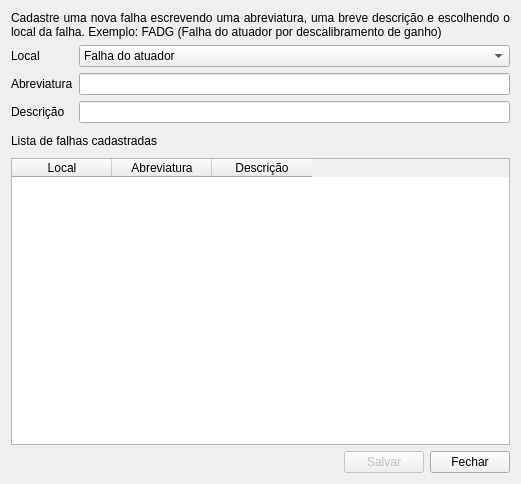
<?xml version="1.0" encoding="UTF-8"?>
<ui version="4.0">
 <class>ConfigFalhas</class>
 <widget class="QDialog" name="ConfigFalhas">
  <property name="geometry">
   <rect>
    <x>0</x>
    <y>0</y>
    <width>521</width>
    <height>484</height>
   </rect>
  </property>
  <property name="windowTitle">
   <string>Configuração das falhas do sistema</string>
  </property>
  <layout class="QGridLayout" name="gridLayout">
   <item row="0" column="0">
    <widget class="QLabel" name="label_4">
     <property name="text">
      <string>Cadastre uma nova falha escrevendo uma abreviatura, uma breve descrição e escolhendo o local da falha. Exemplo: FADG (Falha do atuador por descalibramento de ganho)</string>
     </property>
     <property name="alignment">
      <set>Qt::AlignJustify|Qt::AlignVCenter</set>
     </property>
     <property name="wordWrap">
      <bool>true</bool>
     </property>
    </widget>
   </item>
   <item row="1" column="0">
    <layout class="QHBoxLayout" name="horizontalLayout_2">
     <item>
      <layout class="QVBoxLayout" name="verticalLayout_2">
       <item>
        <widget class="QLabel" name="label_7">
         <property name="text">
          <string>Local</string>
         </property>
        </widget>
       </item>
       <item>
        <widget class="QLabel" name="label_6">
         <property name="text">
          <string>Abreviatura</string>
         </property>
        </widget>
       </item>
       <item>
        <widget class="QLabel" name="label_5">
         <property name="text">
          <string>Descrição</string>
         </property>
        </widget>
       </item>
      </layout>
     </item>
     <item>
      <layout class="QVBoxLayout" name="verticalLayout">
       <item>
        <widget class="QComboBox" name="local">
         <property name="toolTip">
          <string>Local da falha</string>
         </property>
         <item>
          <property name="text">
           <string>Falha do atuador</string>
          </property>
         </item>
         <item>
          <property name="text">
           <string>Falha do sensor</string>
          </property>
         </item>
         <item>
          <property name="text">
           <string>Falha do sistema</string>
          </property>
         </item>
        </widget>
       </item>
       <item>
        <widget class="QLineEdit" name="abrv">
         <property name="toolTip">
          <string>Abreviatura da falha (Limite de 10 caracteres)</string>
         </property>
         <property name="maxLength">
          <number>10</number>
         </property>
        </widget>
       </item>
       <item>
        <widget class="QLineEdit" name="descricao">
         <property name="toolTip">
          <string>Descrição da falha (Limite de 50 caracteres)</string>
         </property>
         <property name="text">
          <string/>
         </property>
         <property name="maxLength">
          <number>80</number>
         </property>
        </widget>
       </item>
      </layout>
     </item>
    </layout>
   </item>
   <item row="2" column="0">
    <layout class="QHBoxLayout" name="horizontalLayout_4">
     <item>
      <widget class="QLabel" name="label_3">
       <property name="text">
        <string>Lista de falhas cadastradas</string>
       </property>
      </widget>
     </item>
     <item>
      <spacer name="horizontalSpacer_3">
       <property name="orientation">
        <enum>Qt::Horizontal</enum>
       </property>
       <property name="sizeHint" stdset="0">
        <size>
         <width>153</width>
         <height>20</height>
        </size>
       </property>
      </spacer>
     </item>
     <item>
      <layout class="QHBoxLayout" name="horizontalLayout">
       <item>
        <widget class="QToolButton" name="adicionar">
         <property name="toolTip">
          <string>Adicionar falha</string>
         </property>
         <property name="icon">
          <iconset resource="../imgs/imgs.qrc">
           <normaloff>:/imgs/adicionar.png</normaloff>:/imgs/adicionar.png</iconset>
         </property>
         <property name="autoRaise">
          <bool>true</bool>
         </property>
        </widget>
       </item>
       <item>
        <widget class="QToolButton" name="remover">
         <property name="toolTip">
          <string>Remover falha</string>
         </property>
         <property name="icon">
          <iconset resource="../imgs/imgs.qrc">
           <normaloff>:/imgs/remover.png</normaloff>:/imgs/remover.png</iconset>
         </property>
         <property name="autoRaise">
          <bool>true</bool>
         </property>
        </widget>
       </item>
      </layout>
     </item>
    </layout>
   </item>
   <item row="3" column="0">
    <widget class="QTableWidget" name="falhas_cad">
     <property name="toolTip">
      <string>Falhas cadastradas</string>
     </property>
     <property name="editTriggers">
      <set>QAbstractItemView::NoEditTriggers</set>
     </property>
     <property name="tabKeyNavigation">
      <bool>false</bool>
     </property>
     <property name="selectionMode">
      <enum>QAbstractItemView::SingleSelection</enum>
     </property>
     <property name="gridStyle">
      <enum>Qt::DotLine</enum>
     </property>
     <property name="sortingEnabled">
      <bool>true</bool>
     </property>
     <attribute name="verticalHeaderVisible">
      <bool>false</bool>
     </attribute>
     <column>
      <property name="text">
       <string>Local</string>
      </property>
     </column>
     <column>
      <property name="text">
       <string>Abreviatura</string>
      </property>
     </column>
     <column>
      <property name="text">
       <string>Descrição</string>
      </property>
     </column>
    </widget>
   </item>
   <item row="4" column="0">
    <layout class="QHBoxLayout" name="horizontalLayout_3">
     <item>
      <spacer name="horizontalSpacer_2">
       <property name="orientation">
        <enum>Qt::Horizontal</enum>
       </property>
       <property name="sizeHint" stdset="0">
        <size>
         <width>153</width>
         <height>20</height>
        </size>
       </property>
      </spacer>
     </item>
     <item>
      <widget class="QPushButton" name="salvar">
       <property name="enabled">
        <bool>false</bool>
       </property>
       <property name="toolTip">
        <string>Salvar alterações</string>
       </property>
       <property name="text">
        <string>Salvar</string>
       </property>
      </widget>
     </item>
     <item>
      <widget class="QPushButton" name="fechar">
       <property name="text">
        <string>Fechar</string>
       </property>
      </widget>
     </item>
    </layout>
   </item>
  </layout>
 </widget>
 <tabstops>
  <tabstop>abrv</tabstop>
  <tabstop>descricao</tabstop>
  <tabstop>adicionar</tabstop>
  <tabstop>remover</tabstop>
  <tabstop>falhas_cad</tabstop>
  <tabstop>fechar</tabstop>
 </tabstops>
 <resources>
  <include location="../imgs/imgs.qrc"/>
 </resources>
 <connections>
  <connection>
   <sender>fechar</sender>
   <signal>clicked()</signal>
   <receiver>ConfigFalhas</receiver>
   <slot>accept()</slot>
   <hints>
    <hint type="sourcelabel">
     <x>484</x>
     <y>466</y>
    </hint>
    <hint type="destinationlabel">
     <x>301</x>
     <y>455</y>
    </hint>
   </hints>
  </connection>
 </connections>
</ui>
